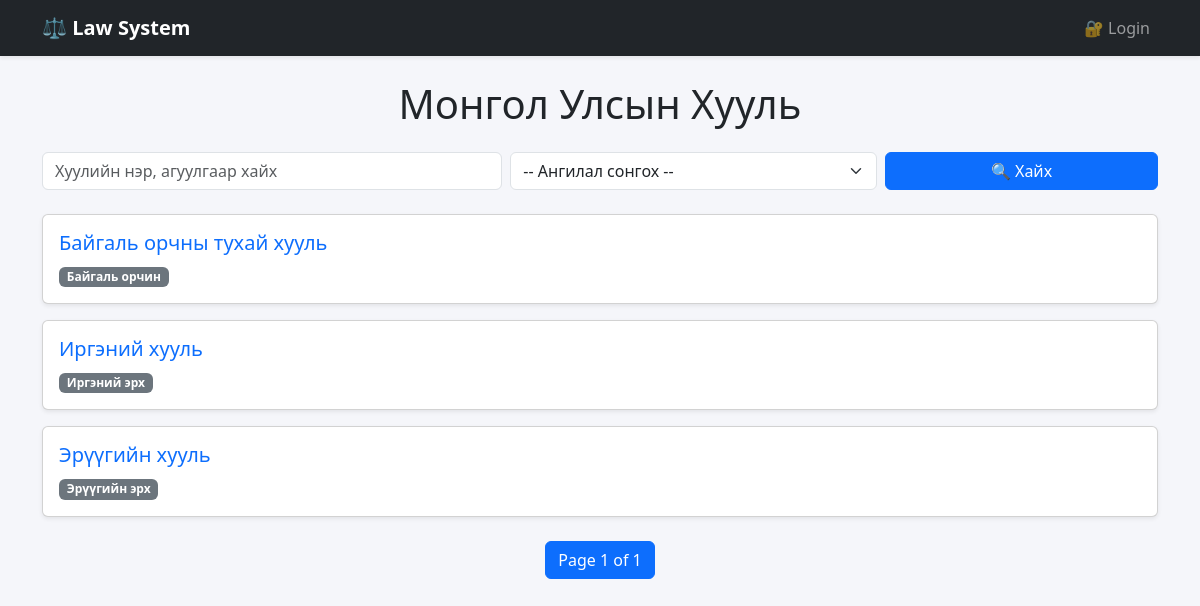
The page / on the database its author committed.
### laws/models.py (models this page shows, shortened)
class Law(models.Model):
    STATUS_CHOICES = [
        ("active", "Хүчинтэй"),
        ("inactive", "Хүчингүй"),
        ("draft", "Төсөл"),
    ]
    title = models.CharField(max_length=300)
    category = models.CharField(max_length=200)
    law_number = models.CharField(
        max_length=50,
        blank=True,
        null=True,
        verbose_name="Хуулийн дугаар"
    )
    approved_date = models.DateField(
        blank=True,
        null=True,
        verbose_name="Батлагдсан огноо"
    )
    effective_date = models.DateField(
        blank=True,
        null=True,
        verbose_name="Хүчин төгөлдөр болсон огноо"
    )
    issued_by = models.CharField(
        max_length=200,
        blank=True,
        null=True,
        verbose_name="Баталсан байгууллага"
    )
    status = models.CharField(
        max_length=20,
        choices=STATUS_CHOICES,
        default="active"
    )
    summary = models.TextField(
        blank=True,
        null=True,
        verbose_name="Товч тайлбар"
    )
    pdf_file = models.FileField(
        upload_to="law_pdfs/",
        blank=True,
        null=True
    )
    created_at = models.DateTimeField(auto_now_add=True)

### laws/views.py (the view)
# urls.py: path("", views.law_list, name="law_list"),
def law_list(request):
    query = request.GET.get("q")
    category = request.GET.get("category")
    laws = Law.objects.all().order_by("title")
    if query:
        laws = laws.filter(
            Q(title__icontains=query) |
            Q(versions__content__icontains=query)
        ).distinct()
    if category:
        laws = laws.filter(category=category)
    categories = Law.objects.values_list("category", flat=True).distinct()
    paginator = Paginator(laws, 5)
    page_number = request.GET.get("page")
    page_obj = paginator.get_page(page_number)
    return render(request, "laws/law_list.html", {
        "page_obj": page_obj,
        "categories": categories,
        "query": query
    })

### laws/templatetags/highlight.py (called while the page is built)
@register.filter
def highlight(text, search):
    if not search:
        return text
    pattern = re.compile(rf'\b({re.escape(search)})', re.IGNORECASE)
    return pattern.sub(
        r'<mark>\1</mark>',
        text
    )

### laws/templates/laws/law_list.html (shortened to what this page needs)
{% extends "base.html" %}
{% load highlight %}
{% block content %}
<h1 class="mb-4 text-center">
    {% if query %}
        "{{ query }}" хайлтын үр дүн
    {% else %}
        Монгол Улсын Хууль
    {% endif %}
</h1>
<form method="GET" class="row g-2 mb-4">
    <div class="col-md-5">
        <input type="text"
               name="q"
               value="{{ query|default:'' }}"
               class="form-control"
               placeholder="Хуулийн нэр, агуулгаар хайх">
    </div>
    <div class="col-md-4">
        <select name="category" class="form-select">
            <option value="">-- Ангилал сонгох --</option>
        </select>
    </div>
    <div class="col-md-3">
        <button class="btn btn-primary w-100">
            🔍 Хайх
        </button>
    </div>
</form>
{% for law in page_obj %}
    <div class="card mb-3 shadow-sm">
        <div class="card-body">
            <h5>
                <a href="{% url 'law_detail' law.id %}{% if query %}?q={{ query }}{% endif %}"
                   class="text-decoration-none">
                    {{ law.title|highlight:query|safe }}
                </a>
            </h5>
            <span class="badge bg-secondary">
                {{ law.category }}
            </span>
        </div>
    </div>
{% empty %}
    <div class="alert alert-warning">
        Хайлтанд тохирох хууль олдсонгүй.
    </div>
{% endfor %}
<nav class="mt-4">
    <ul class="pagination justify-content-center">
        <li class="page-item active">
            <span class="page-link">
                Page {{ page_obj.number }} of {{ page_obj.paginator.num_pages }}
            </span>
        </li>
    </ul>
</nav>
{% endblock %}

### laws/templates/base.html (style rules this page uses)
body { background-color: #f5f6fa; }

### rows shown on the page
Law: title|highlight "Байгаль орчны тухай хууль", category "Байгаль орчин"
Law: title|highlight "Иргэний хууль", category "Иргэний эрх"
Law: title|highlight "Эрүүгийн хууль", category "Эрүүгийн эрх"

### other values the page prints
{{ page_obj.number }} "1"
{{ page_obj.paginator.num_pages }} "1"
